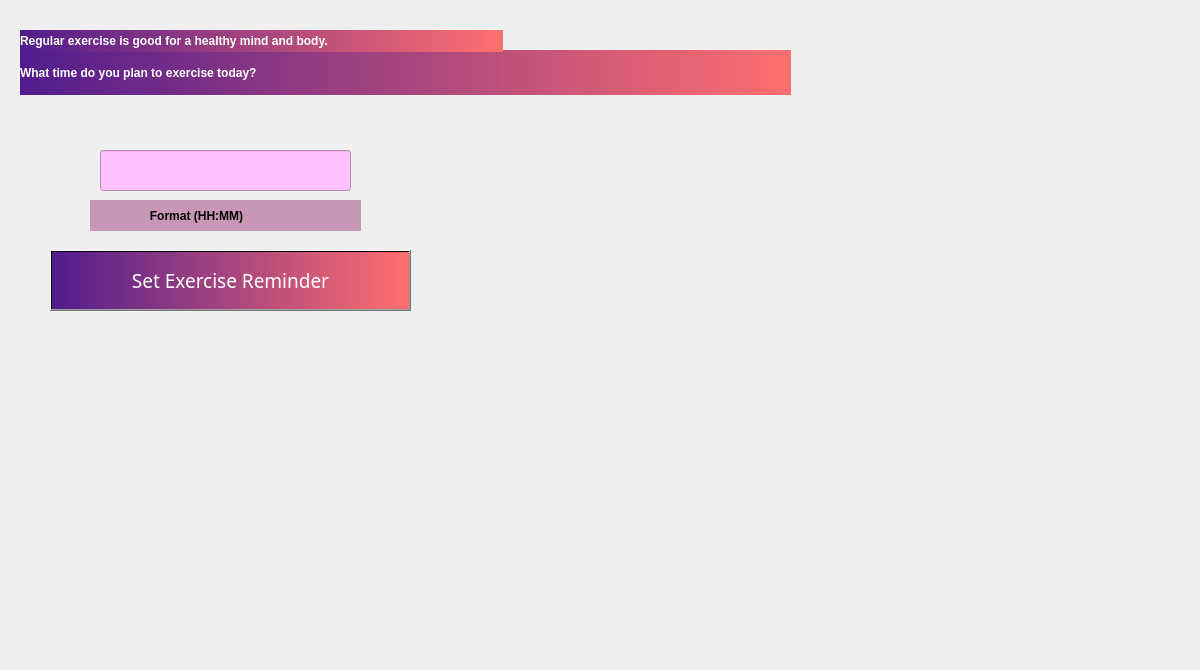
    <widget class="QWidget" name="tab_8">
     <attribute name="title">
      <string>Exercise reminder</string>
     </attribute>
     <widget class="QLabel" name="exercise_bg">
      <property name="geometry">
       <rect>
        <x>0</x>
        <y>0</y>
        <width>1191</width>
        <height>661</height>
       </rect>
      </property>
      <property name="text">
       <string/>
      </property>
      <property name="pixmap">
       <pixmap>../Python/BG/yoga.jpg</pixmap>
      </property>
      <property name="scaledContents">
       <bool>true</bool>
      </property>
     </widget>
     <widget class="QLabel" name="information_label_8">
      <property name="geometry">
       <rect>
        <x>20</x>
        <y>50</y>
        <width>771</width>
        <height>45</height>
       </rect>
      </property>
      <property name="styleSheet">
       <string notr="true">background-color: qlineargradient(spread:pad, x1:0, y1:0, x2:1, y2:0, stop:0 rgba(81, 28, 141, 255), stop:1 rgba(255, 111, 111, 255));
font: 75 22pt &quot;MS Shell Dlg 2&quot;;
font-weight: bold;
color: rgb(255, 255, 255);</string>
      </property>
      <property name="text">
       <string>What time do you plan to exercise today?</string>
      </property>
     </widget>
     <widget class="QLabel" name="information_label_9">
      <property name="geometry">
       <rect>
        <x>20</x>
        <y>30</y>
        <width>483</width>
        <height>22</height>
       </rect>
      </property>
      <property name="styleSheet">
       <string notr="true">background-color: qlineargradient(spread:pad, x1:0, y1:0, x2:1, y2:0, stop:0 rgba(81, 28, 141, 255), stop:1 rgba(255, 111, 111, 255));
font: 11pt &quot;MS Shell Dlg 2&quot;;
font-weight: bold;
color: rgb(255, 255, 255);</string>
      </property>
      <property name="text">
       <string>Regular exercise is good for a healthy mind and body.</string>
      </property>
     </widget>
     <widget class="QPushButton" name="exercise_btn">
      <property name="geometry">
       <rect>
        <x>50</x>
        <y>250</y>
        <width>361</width>
        <height>61</height>
       </rect>
      </property>
      <property name="font">
       <font>
        <family>Berlin Sans FB Demi</family>
        <pointsize>14</pointsize>
        <weight>9</weight>
        <italic>false</italic>
        <bold>false</bold>
       </font>
      </property>
      <property name="toolTip">
       <string>&lt;html&gt;&lt;head/&gt;&lt;body&gt;&lt;p&gt;&lt;span style=&quot; font-size:8pt; font-weight:600;&quot;&gt;Turn on&lt;/span&gt;&lt;/p&gt;&lt;/body&gt;&lt;/html&gt;</string>
      </property>
      <property name="styleSheet">
       <string notr="true">background-color: qlineargradient(spread:pad, x1:0, y1:0, x2:1, y2:0, stop:0 rgba(81, 28, 141, 255), stop:1 rgba(255, 111, 111, 255));
font: 75 14pt &quot;Berlin Sans FB Demi&quot;;
color: rgb(255, 255, 255);</string>
      </property>
      <property name="text">
       <string>Set Exercise Reminder</string>
      </property>
     </widget>
     <widget class="QLineEdit" name="exercise_time">
      <property name="geometry">
       <rect>
        <x>100</x>
        <y>150</y>
        <width>251</width>
        <height>41</height>
       </rect>
      </property>
      <property name="styleSheet">
       <string notr="true">background-color: rgb(255, 193, 255);</string>
      </property>
      <property name="text">
       <string/>
      </property>
     </widget>
     <widget class="QLabel" name="exercise_format">
      <property name="geometry">
       <rect>
        <x>90</x>
        <y>200</y>
        <width>271</width>
        <height>31</height>
       </rect>
      </property>
      <property name="styleSheet">
       <string notr="true">color: qlineargradient(spread:pad, x1:0, y1:0, x2:1, y2:0, stop:0 rgba(0, 0, 0, 227), stop:0.994737 rgba(0, 0, 0, 252));
font: 75 9.7pt &quot;Berlin Sans FB Demi&quot;;
font-weight: bold;
background-color: rgb(200, 151, 182);</string>
      </property>
      <property name="text">
       <string>                  Format (HH:MM)</string>
      </property>
     </widget>
    </widget>
